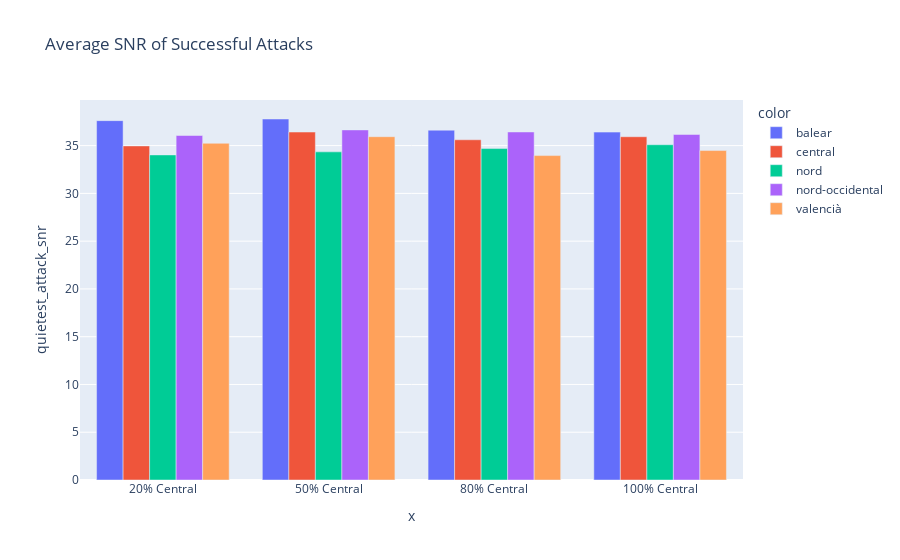

This figure's notebook cell:
### Code cell
fig = px.bar(df_full, x=df_full.index.get_level_values(1), y='quietest_attack_snr', color=df_full.index.get_level_values(0), 
             barmode='group',title="Average SNR of Successful Attacks")
fig.update_xaxes({'categoryorder':'array','categoryarray':['20% Central', '50% Central', '80% Central', '100% Central']})

fig.show()

### Figure 1 — Plotly figure (JSON) as saved in the notebook; plotly's stock layout.template omitted (floating-point values rounded to 4 significant figures)
{"data": [{"alignmentgroup": "True", "hovertemplate": "color=balear<br>x=%{x}<br>quietest_attack_snr=%{y}<extra></extra>", "legendgroup": "balear", "marker": {"color": "#636efa", "pattern": {"shape": ""}}, "name": "balear", "offsetgroup": "balear", "orientation": "v", "showlegend": true, "textposition": "auto", "type": "bar", "x": ["100% Central", "20% Central", "50% Central", "80% Central"], "xaxis": "x", "y": [36.41, 37.61, 37.79, 36.62], "yaxis": "y"}, {"alignmentgroup": "True", "hovertemplate": "color=central<br>x=%{x}<br>quietest_attack_snr=%{y}<extra></extra>", "legendgroup": "central", "marker": {"color": "#EF553B", "pattern": {"shape": ""}}, "name": "central", "offsetgroup": "central", "orientation": "v", "showlegend": true, "textposition": "auto", "type": "bar", "x": ["100% Central", "20% Central", "50% Central", "80% Central"], "xaxis": "x", "y": [35.93, 34.97, 36.42, 35.61], "yaxis": "y"}, {"alignmentgroup": "True", "hovertemplate": "color=nord<br>x=%{x}<br>quietest_attack_snr=%{y}<extra></extra>", "legendgroup": "nord", "marker": {"color": "#00cc96", "pattern": {"shape": ""}}, "name": "nord", "offsetgroup": "nord", "orientation": "v", "showlegend": true, "textposition": "auto", "type": "bar", "x": ["100% Central", "20% Central", "50% Central", "80% Central"], "xaxis": "x", "y": [35.09, 34.03, 34.35, 34.69], "yaxis": "y"}, {"alignmentgroup": "True", "hovertemplate": "color=nord-occidental<br>x=%{x}<br>quietest_attack_snr=%{y}<extra></extra>", "legendgroup": "nord-occidental", "marker": {"color": "#ab63fa", "pattern": {"shape": ""}}, "name": "nord-occidental", "offsetgroup": "nord-occidental", "orientation": "v", "showlegend": true, "textposition": "auto", "type": "bar", "x": ["100% Central", "20% Central", "50% Central", "80% Central"], "xaxis": "x", "y": [36.17, 36.06, 36.64, 36.43], "yaxis": "y"}, {"alignmentgroup": "True", "hovertemplate": "color=valencià<br>x=%{x}<br>quietest_attack_snr=%{y}<extra></extra>", "legendgroup": "valencià", "marker": {"color": "#FFA15A", "pattern": {"shape": ""}}, "name": "valencià", "offsetgroup": "valencià", "orientation": "v", "showlegend": true, "textposition": "auto", "type": "bar", "x": ["100% Central", "20% Central", "50% Central", "80% Central"], "xaxis": "x", "y": [34.48, 35.24, 35.93, 33.96], "yaxis": "y"}], "layout": {"barmode": "group", "legend": {"title": {"text": "color"}, "tracegroupgap": 0}, "title": {"text": "Average SNR of Successful Attacks"}, "xaxis": {"anchor": "y", "categoryarray": ["20% Central", "50% Central", "80% Central", "100% Central"], "categoryorder": "array", "domain": [0, 1], "title": {"text": "x"}}, "yaxis": {"anchor": "x", "domain": [0, 1], "title": {"text": "quietest_attack_snr"}}}}
